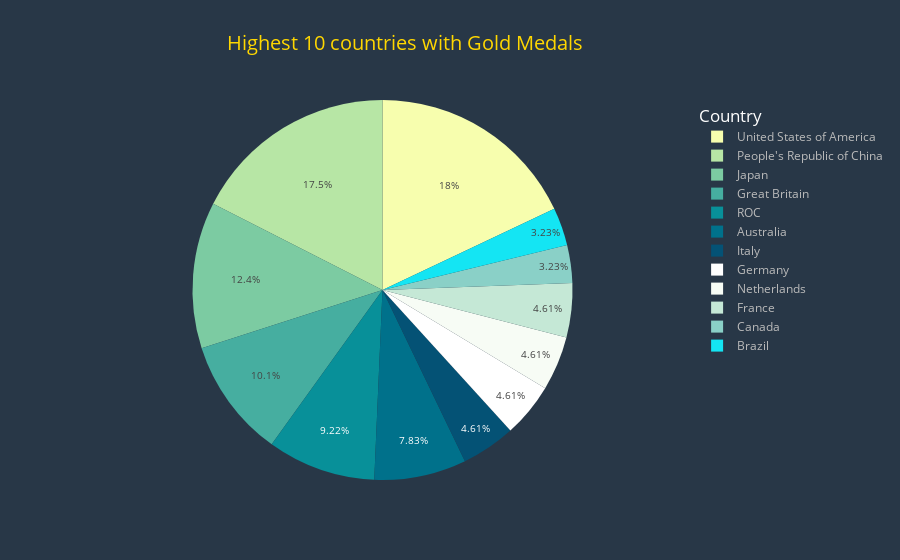

Notebook code for this chart:
### Code cell
gold=medals[["Team/NOC","Gold"]].loc[0:11,:]
fig=px.pie(gold,names="Team/NOC",values="Gold",title="Highest 10 countries with Gold Medals",
           color_discrete_sequence=px.colors.sequential.Bluyl
          )
fig.update_layout(
title_font_color="#FFD700",paper_bgcolor="#283747",title_font_size=20,title_x=.45,font_color="#bbb",
    plot_bgcolor="#D0D3D4",legend_title_font_size=17,legend_title_font_color="#fff",
    legend_title_text="Country")
fig.update_yaxes(showgrid=False,visible=False,title="percent of commencts")
fig.update_xaxes(tickfont_size=9)
fig.update_traces(textfont_size=10)
fig.show()

### Figure 1 — Plotly figure (JSON) as saved in the notebook; plotly's stock layout.template omitted (floating-point values rounded to 4 significant figures)
{"data": [{"domain": {"x": [0.0, 1.0], "y": [0.0, 1.0]}, "hovertemplate": "Team/NOC=%{label}<br>Gold=%{value}<extra></extra>", "labels": ["United States of America", "People's Republic of China", "ROC", "Great Britain", "Japan", "Australia", "Italy", "Germany", "Netherlands", "France", "Canada", "Brazil"], "legendgroup": "", "name": "", "showlegend": true, "textfont": {"size": 10}, "type": "pie", "values": [39, 38, 20, 22, 27, 17, 10, 10, 10, 10, 7, 7]}], "layout": {"font": {"color": "#bbb"}, "legend": {"title": {"font": {"color": "#fff", "size": 17}, "text": "Country"}, "tracegroupgap": 0}, "paper_bgcolor": "#283747", "piecolorway": ["rgb(247, 254, 174)", "rgb(183, 230, 165)", "rgb(124, 203, 162)", "rgb(70, 174, 160)", "rgb(8, 144, 153)", "rgb(0, 113, 139)", "rgb(4, 82, 117)"], "plot_bgcolor": "#D0D3D4", "title": {"font": {"color": "#FFD700", "size": 20}, "text": "Highest 10 countries with Gold Medals", "x": 0.45}, "xaxis": {"tickfont": {"size": 9}}, "yaxis": {"showgrid": false, "title": {"text": "percent of commencts"}, "visible": false}}}
